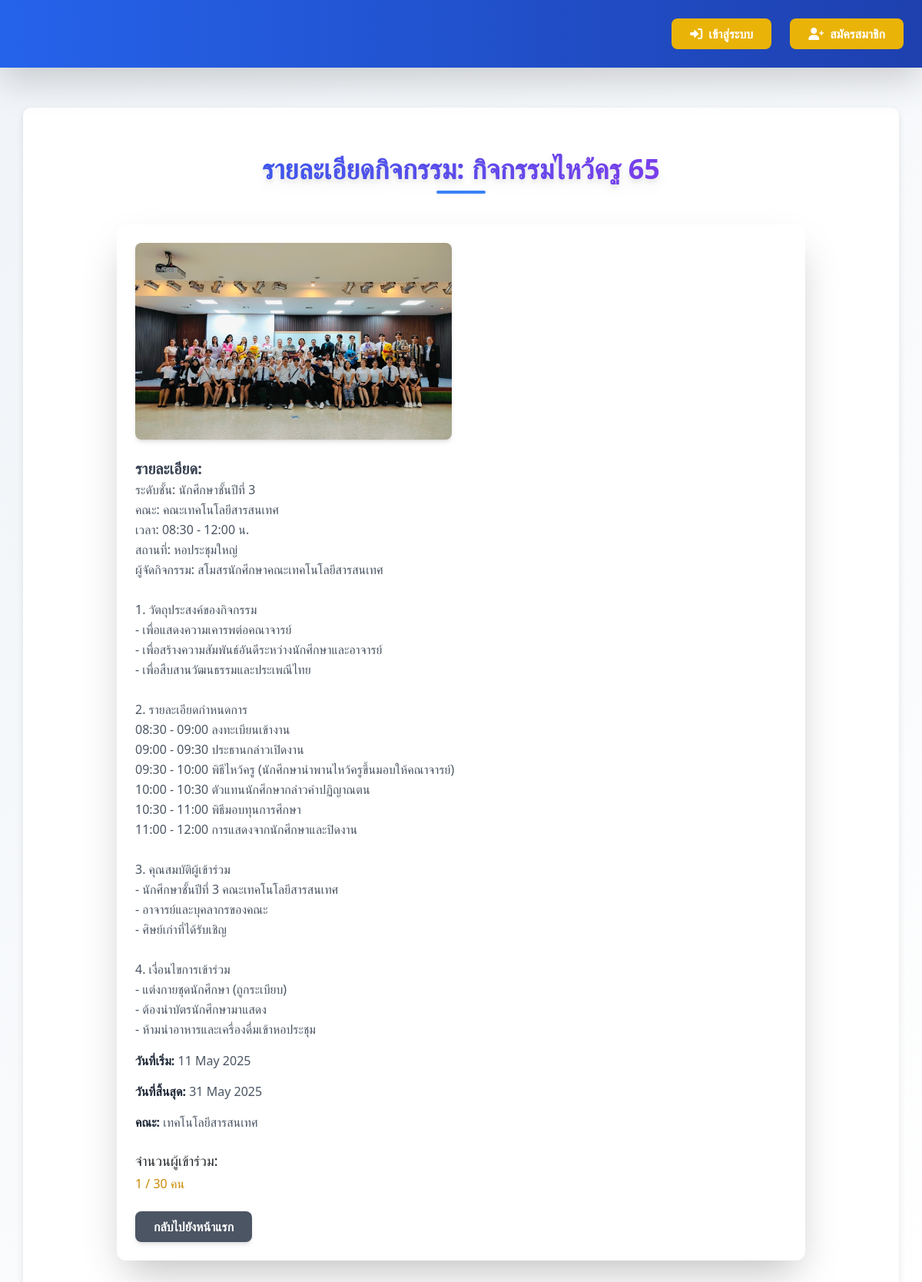
Page /activity/9/info/ on the earlier database version.
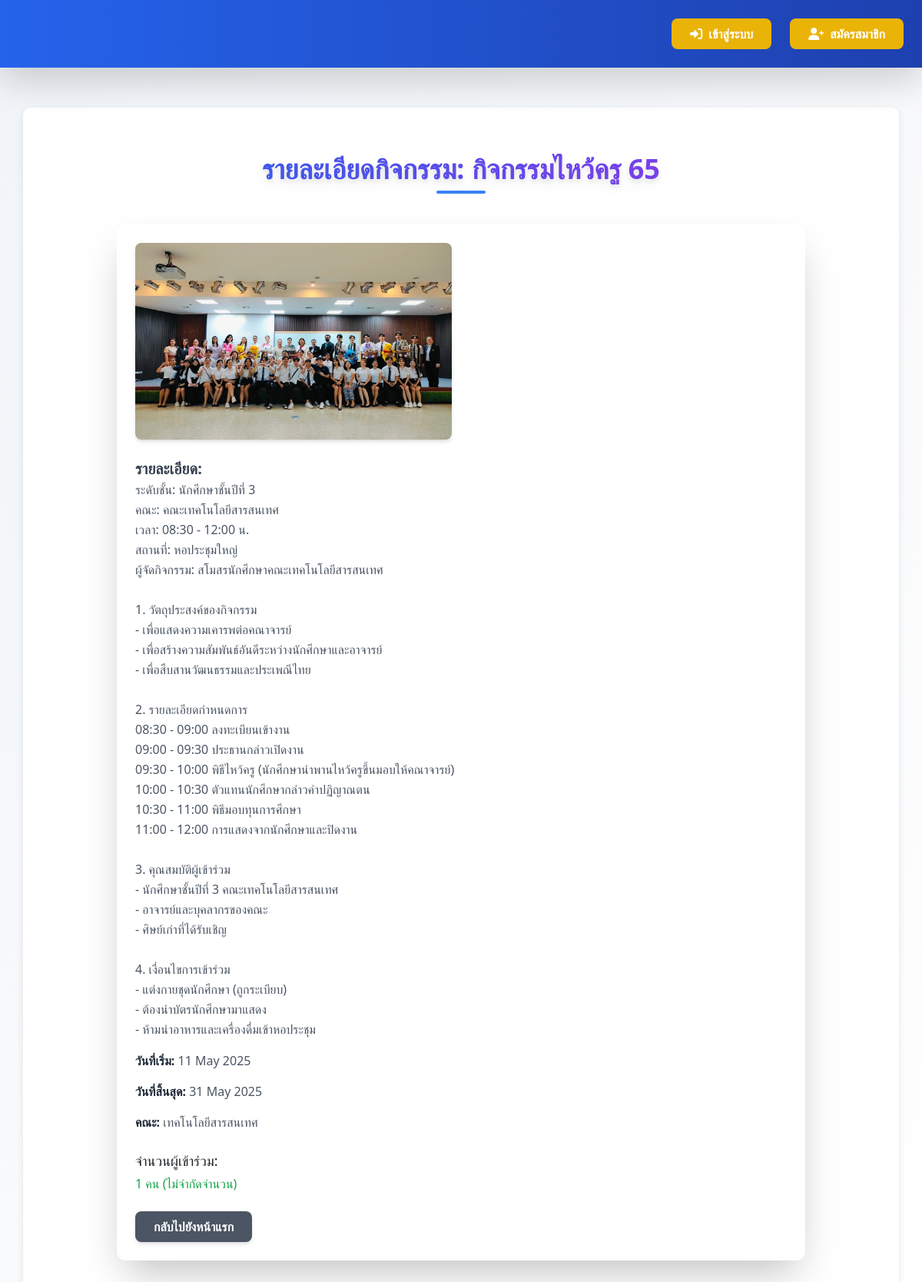
Same page on the later database version.
### myapp/models.py (models this page shows, shortened)
class Activity(models.Model):
    name = models.CharField(
        max_length=255,
        verbose_name='ชื่อกิจกรรม'
    )
    description = models.TextField(
        verbose_name='รายละเอียดกิจกรรม'
    )
    start_date = models.DateField(
        verbose_name='วันที่เริ่มจัดกิจกรรม',
        default=datetime.date.today
    )
    end_date = models.DateField(
        verbose_name='วันที่สิ้นสุดกิจกรรม',
        null=True,  # ยอมให้เป็น NULL
        blank=True  # สามารถทิ้งว่างได้ในฟอร์ม
    )
    created_by = models.ForeignKey(
        CustomUser,
        on_delete=models.CASCADE,
        verbose_name='ผู้สร้างกิจกรรม'
    )
    FACULTY_CHOICES = [
        ('all', 'ทุกคนเข้าร่วมได้'),
        ('CS', 'วิทยาการคอมพิวเตอร์'),
        ('CCS', 'วิทยาศาสตร์เครื่องสำอาง'),
        ('OHS', 'อาชีวอนามัยและความปลอดภัย'),
        ('EHS', 'อนามัยสิ่งแวดล้อมและสาธารณภัย'),
        ('MS', 'วิทยาศาสตร์การแพทย์'),
        ('GS', 'วิทยาศาสตร์ทั่วไป'),
        ('IT', 'เทคโนโลยีสารสนเทศ'),
        ('BIB', 'อุตสาหกรรมชีวภาพเพื่อธุรกิจ'),
        ('CYB', 'ความมั่นคงปลอดภัยไซเบอร์'),
    ]
    faculty = models.CharField(
        max_length=10,
        choices=FACULTY_CHOICES,
        default='all',
        verbose_name='คณะที่จัดกิจกรรม'
    )
    max_participants = models.IntegerField(
        default=0,  # เปลี่ยนจาก 30 เป็น 0 ซึ่งหมายถึงไม่จำกัด
        verbose_name='จำนวนผู้เข้าร่วมสูงสุด',
        help_text='กำหนดเป็น 0 หากไม่ต้องการจำกัดจำนวนผู้เข้าร่วม'
    )
    def get_current_participants(self):
        return self.participation_set.filter(status='approved').count()
    def is_full(self):
        if self.max_participants == 0:  # ถ้าเป็น 0 แสดงว่าไม่จำกัด
            return False
        return self.get_current_participants() >= self.max_participants
    class Meta:
        verbose_name = 'กิจกรรม'
        verbose_name_plural = 'กิจกรรมทั้งหมด'

### myapp/views.py (the view, shortened to what this page needs)
# urls.py: path('activity/<int:activity_id>/', views.activity_info, name='activity_info'),  # เส้นทางไปยัง activity_info
def activity_info(request, activity_id):
    activity = get_object_or_404(Activity, id=activity_id)
    participation = None
    status = None
    status_color = ''
    current_participants = activity.get_current_participants()
    can_edit = request.user.is_authenticated and (request.user.is_staff or request.user.is_superuser)
    return render(request, 'activity_info.html', {
        'activity': activity,
        'participation': participation,
        'status': status,
        'status_color': status_color,
        'current_participants': current_participants,
        'can_edit': can_edit,
        'is_full': activity.is_full(),
        'max_participants': activity.max_participants
    })

### templates/activity_info.html (shortened to what this page needs)
{% extends 'base.html' %}
{% load static %}
{% block content %}
<div class="container mx-auto px-6 py-10">
  <div class="text-center mb-10">
    <h1 class="text-4xl font-bold text-gray-800 bg-gradient-to-r from-blue-600 to-purple-600 bg-clip-text text-transparent drop-shadow-lg">
    </h1>
    <div class="mt-2 w-16 h-1 bg-blue-500 mx-auto rounded-full"></div>
  </div>
  <div class="bg-white {{ status_color }} rounded-xl shadow-2xl p-6 max-w-4xl mx-auto transform hover:scale-105 transition duration-300">
    {% if activity.images.all %}
      <div class="grid grid-cols-1 md:grid-cols-2 gap-4 mb-6">
        {% for image in activity.images.all %}
          <img src="{{ image.image.url }}" alt="รูปกิจกรรม" class="w-full h-64 object-cover rounded-lg shadow-md hover:shadow-lg transition duration-300">
        {% endfor %}
      </div>
    {% else %}
      <p class="text-red-500 text-center mb-6">ไม่มีรูปภาพ</p>
    {% endif %}
    <div class="space-y-4">
      <div>
        <h2 class="text-xl font-semibold text-gray-700">รายละเอียด:</h2>
        <div class="text-gray-600 whitespace-pre-line leading-relaxed">{{ activity.description|safe }}</div>
      </div>
      <p class="text-gray-600"><strong class="text-gray-800">วันที่เริ่ม:</strong> {{ activity.start_date }}</p>
      <p class="text-gray-600"><strong class="text-gray-800">วันที่สิ้นสุด:</strong> {{ activity.end_date }}</p>
      <p class="text-gray-600"><strong class="text-gray-800">คณะ:</strong> {{ activity.get_faculty_display }}</p>
    </div>
    <div class="mt-4">
      <h3 class="font-medium text-lg">จำนวนผู้เข้าร่วม:</h3>
      <p class="mt-1 mb-2">
          {% if activity.max_participants == 0 %}
              <span class="text-green-600">{{ current_participants }} คน (ไม่จำกัดจำนวน)</span>
          {% else %}
              <span class="{% if is_full %}text-red-600{% elif current_participants >= activity.max_participants|divisibleby:2 %}text-yellow-600{% else %}text-green-600{% endif %}">
                  {{ current_participants }} / {{ activity.max_participants }} คน
              </span>
          {% endif %}
      </p>
    </div>
    <div class="mt-6 flex flex-col sm:flex-row gap-4">
        {% if user.is_authenticated and not participation %}
            <form id="joinForm" method="post" action="{% url 'join_activity' activity.id %}" class="w-full sm:w-auto">
                {% csrf_token %}
                <button type="submit" class="w-full sm:w-auto bg-green-600 hover:bg-green-700 text-white font-semibold py-2 px-6 rounded-lg shadow-md transition duration-200">
                    เข้าร่วมกิจกรรม
                </button>
            </form>
        {% else %}
            <a href="{% url 'home' %}" class="w-full sm:w-auto bg-gray-600 hover:bg-gray-700 text-white font-semibold py-2 px-6 rounded-lg shadow-md transition duration-200 text-center">
                กลับไปยังหน้าแรก
            </a>
        {% endif %}
    </div>
{% endblock %}

Differences in the rows shown:
changed Activity "เทคโนโลยีสารสนเทศ": max_participants "30" → (not shown)
Other differences:
{{ current_participants }}: (not shown) → "1"
{{ current_participants }}: "1" → (not shown)
text no longer shown: "/ คน"
text now shown: "คน (ไม่จำกัดจำนวน)"
